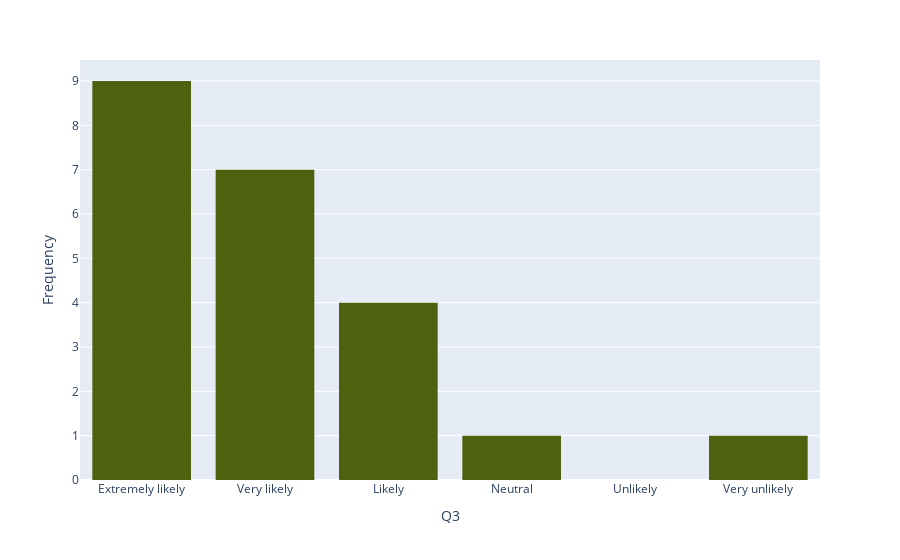

Notebook cell for this chart:
### Code cell
import plotly.express as px
import pandas as pd

# Load the dataset
df = pd.read_csv("results.csv")

# Plot the bar chart with a custom color
fig = px.histogram(
    df, 
    x="Q4", 
    color_discrete_sequence=["#4F600F"],  # Change this to any color hex or name
    nbins=30,
    category_orders={"Q4":["Extremely likely", "Very likely", "Likely", "Neutral", "Unlikely", "Very unlikely", "Extremely unlikely"]}
    
)

fig.update_layout(
    #title=dict(
     #   text="Plot Title"
    #),
    xaxis=dict(
        title=dict(
            text="Q3"
        )
    ),
    yaxis=dict(
        title=dict(
            text="Frequency"
        )
    ),
    #legend=dict(
     #   title=dict(
    #        text="Legend Title"
     #   )
    #),
    #font=dict(
     #   family="Courier New, monospace",
     #   size=18,
     #   color="RebeccaPurple"
    #)
)

# Show the plot
fig.show()

### Figure 1 — Plotly figure (JSON) as saved in the notebook; plotly's stock layout.template omitted (floating-point values rounded to 4 significant figures)
{"data": [{"alignmentgroup": "True", "bingroup": "x", "hovertemplate": "Q4=%{x}<br>count=%{y}<extra></extra>", "legendgroup": "", "marker": {"color": "#4F600F", "pattern": {"shape": ""}}, "name": "", "nbinsx": 30, "offsetgroup": "", "orientation": "v", "showlegend": false, "type": "histogram", "x": ["Extremely likely", "Extremely likely", "Extremely likely", "Likely", "Neutral", "Extremely likely", "Extremely likely", "Extremely likely", "Very likely", "Extremely likely", "Likely", "Extremely likely", "Very likely", "Very likely", "Likely", "Very unlikely", "Extremely likely", "Likely", "Very likely", "Very likely", "Very likely", "Very likely"], "xaxis": "x", "yaxis": "y"}], "layout": {"autosize": true, "barmode": "relative", "legend": {"tracegroupgap": 0}, "margin": {"t": 60}, "xaxis": {"anchor": "y", "autorange": true, "categoryarray": ["Extremely likely", "Very likely", "Likely", "Neutral", "Unlikely", "Very unlikely", "Extremely unlikely"], "categoryorder": "array", "domain": [0, 1], "range": [-0.5, 5.5], "title": {"text": "Q3"}, "type": "category"}, "yaxis": {"anchor": "x", "autorange": true, "domain": [0, 1], "range": [0, 9.474], "title": {"text": "Frequency"}}}}
